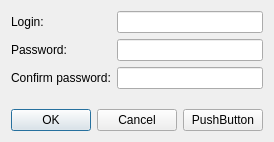
<?xml version="1.0" encoding="UTF-8"?>
<ui version="4.0">
 <class>RegistrationForm</class>
 <widget class="QWidget" name="RegistrationForm">
  <property name="geometry">
   <rect>
    <x>0</x>
    <y>0</y>
    <width>272</width>
    <height>142</height>
   </rect>
  </property>
  <property name="windowTitle">
   <string>Form</string>
  </property>
  <layout class="QVBoxLayout" name="verticalLayout">
   <item>
    <layout class="QFormLayout" name="formLayout">
     <item row="0" column="0">
      <widget class="QLabel" name="label">
       <property name="text">
        <string>Login:</string>
       </property>
      </widget>
     </item>
     <item row="0" column="1">
      <widget class="QLineEdit" name="loginEdit"/>
     </item>
     <item row="1" column="0">
      <widget class="QLabel" name="label_2">
       <property name="text">
        <string>Password:</string>
       </property>
      </widget>
     </item>
     <item row="1" column="1">
      <widget class="QLineEdit" name="passwordEdit">
       <property name="echoMode">
        <enum>QLineEdit::Password</enum>
       </property>
      </widget>
     </item>
     <item row="2" column="0">
      <widget class="QLabel" name="label_3">
       <property name="text">
        <string>Confirm password:</string>
       </property>
      </widget>
     </item>
     <item row="2" column="1">
      <widget class="QLineEdit" name="confirmEdit">
       <property name="echoMode">
        <enum>QLineEdit::Password</enum>
       </property>
      </widget>
     </item>
    </layout>
   </item>
   <item>
    <spacer name="verticalSpacer">
     <property name="orientation">
      <enum>Qt::Vertical</enum>
     </property>
     <property name="sizeHint" stdset="0">
      <size>
       <width>20</width>
       <height>40</height>
      </size>
     </property>
    </spacer>
   </item>
   <item>
    <layout class="QHBoxLayout" name="horizontalLayout">
     <item>
      <widget class="QDialogButtonBox" name="buttonBox">
       <property name="standardButtons">
        <set>QDialogButtonBox::Cancel|QDialogButtonBox::Ok</set>
       </property>
      </widget>
     </item>
     <item>
      <widget class="QPushButton" name="loginButton">
       <property name="text">
        <string>PushButton</string>
       </property>
      </widget>
     </item>
    </layout>
   </item>
  </layout>
 </widget>
 <tabstops>
  <tabstop>loginEdit</tabstop>
  <tabstop>passwordEdit</tabstop>
  <tabstop>confirmEdit</tabstop>
  <tabstop>loginButton</tabstop>
 </tabstops>
 <resources/>
 <connections/>
</ui>
